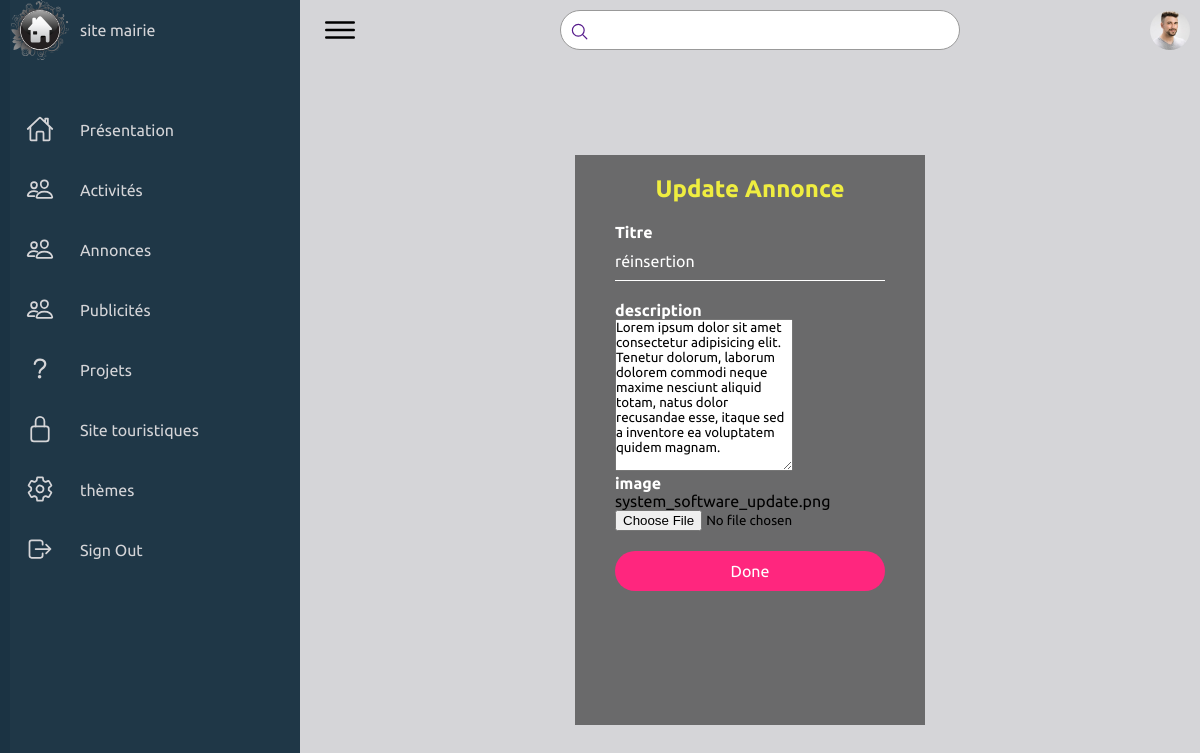
Page /CMS_2064/Admin/MD_annonce.php?id=3 on the committed database.
### tables this page shows
CREATE TABLE `Annonce` (
  `id` int(11) NOT NULL,
  `titre` varchar(255) NOT NULL,
  `description` text NOT NULL,
  `image` varchar(255) NOT NULL
);

### CMS_2064/Admin/MD_annonce.php (the view, shortened to what this page needs)
<?php
    include 'includes/headlog.php';
    require "includes/header.php";
    if (isset($_GET['id'])){
        $id= $_GET['id'];
        $req = "SELECT * FROM Annonce WHERE id = '$id'";
        $res1 = $conn->query($req);
        if ($res1) {
            $all = $res1->fetchAll();
            foreach ($all as $publisher) {
?>
<div class="registerBox form">
        <h2>Update Annonce</h2>
        <form action="./MD_annonce.php?id=<?php echo $id; ?>" method="post" enctype="multipart/form-data">
            <p>Titre</p>
            <input type="text" name="title" id="" placeholder="Enter titre" value="<?php echo $publisher['titre']; ?>">
            <p>description</p>
            <textarea name="content" id="" rows="10" placeholder="Enter description"><?php echo $publisher['description']; ?></textarea>
            <p>image</p>
            <span><?php echo $publisher['image']; ?></span>
            <input type="file" name="profile" id="profile" >
            <input type="submit" value="Done" name="Done">
        </form>
    </div>
<?php
            }
        }
    }
    require "includes/footer.php";
?>

### CMS_2064/css/style.css (style rules this page uses)
* { font-family: "Ubuntu", sans-serif; margin: 0; padding: 0; box-sizing: border-box; }
:root { --background: #1b3444fa; --white: rgb(213, 213, 216); --gray: #f5f5f5; --black1: #222; --black2: #999; }
body { min-height: 100vh; overflow-x: hidden; }
.registerBox { position: absolute; top: 55%; left: 50%; transform:translate(-50%,-50%); width: 350px; height: 570px; padding: 20px 40px ; box-sizing: border-box; background: rgba(0, 0, 0, .5); }
.form h2 { margin: 0; padding: 0 0 20px; color: #efed40; text-align: center; }
.loginBox p,.registerBox p { margin: 0; padding: 0; font-weight: bold; color: #fff; }
.loginBox input,.registerBox input { width: 100%; margin-bottom: 20px; }
.loginBox input[type="text"], .loginBox input[type="date"], #email, .loginBox textarea, .loginBox input[type="password"], .registerBox input[type="text"], .registerBox input[type="password"] { border: none; outline: none; border-bottom: 1px solid #fff; background: transparent; height: 40px; color: #fff; font-size: 16px; }
::placeholder { color: rgba(255, 255, 255, .5); }
.loginBox input[type="submit"], .registerBox input[type="submit"] { border: none; outline: none; height: 40px; color: #fff; font-size: 16px; background: #ff267e; cursor: pointer; border-radius: 20px; }

### rows in the picture
annonce: title "réinsertion", content "Lorem ipsum dolor sit amet consectetur adipisicing elit. Tenetur dolorum, laborum dolorem commodi neque maxime nesciunt aliquid totam, natus dolor recusandae esse, itaque sed a inventore ea voluptatem quidem magnam.", image "system_software_update.png"
